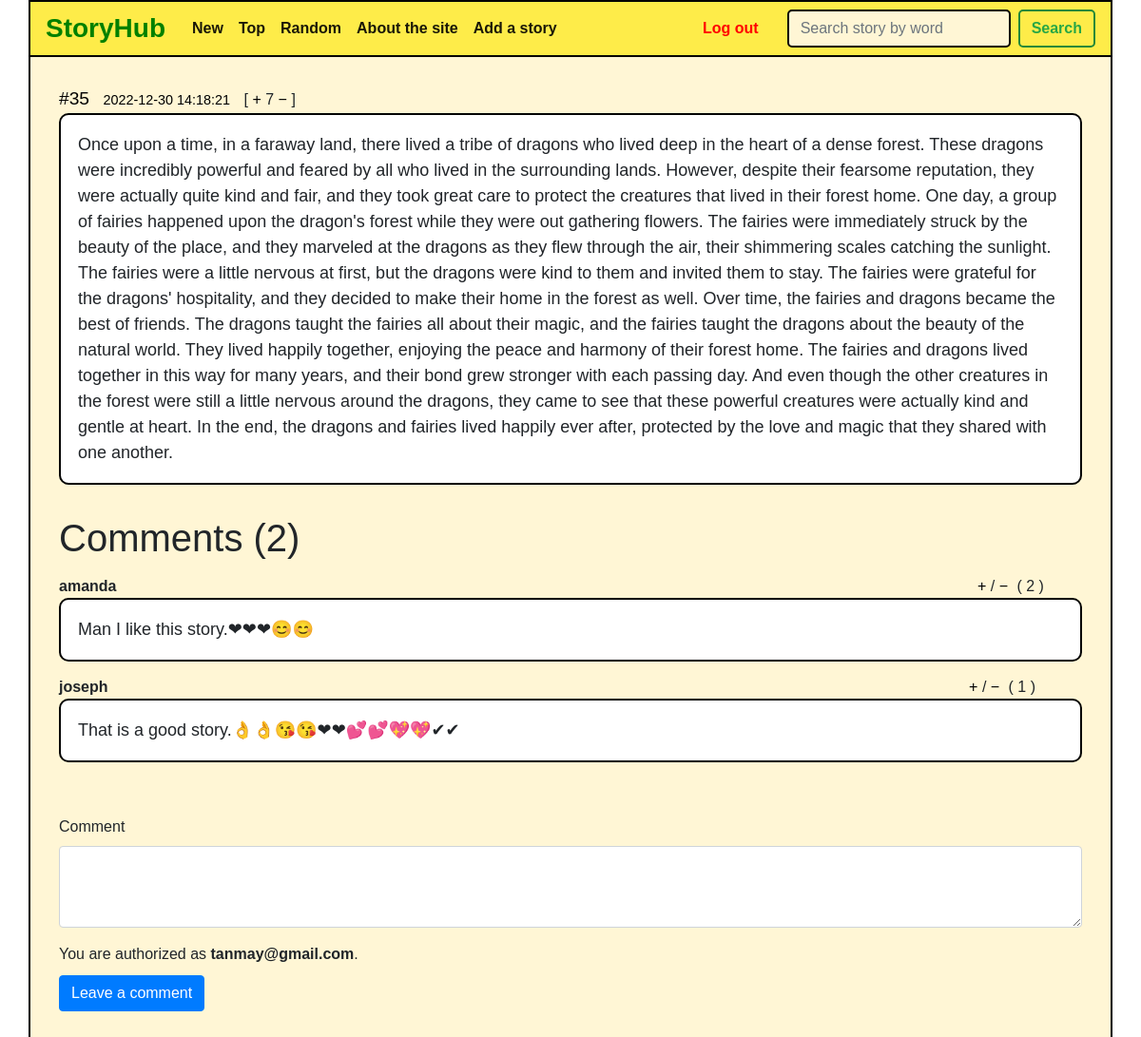
The page /post/35 (signed in) on the database its author committed.
### tables this page shows
CREATE TABLE 'stories' ('id' INTEGER PRIMARY KEY AUTOINCREMENT NOT NULL, 'text' INTEGER NOT NULL, 'datetime' INTEGER NOT NULL DEFAULT CURRENT_TIMESTAMP, 'likes' INTEGER NOT NULL DEFAULT 0 );

CREATE TABLE 'comments' ('id' INTEGER PRIMARY KEY AUTOINCREMENT NOT NULL, 'user_id' INTEGER NOT NULL, 'text' TEXT NOT NULL, 'datetime' DATETIME NOT NULL DEFAULT CURRENT_TIMESTAMP, 'likes' INTEGER NOT NULL DEFAULT 0 , 'post_id'  INTEGER NOT NULL  );

CREATE TABLE 'users' ('id' INTEGER PRIMARY KEY AUTOINCREMENT NOT NULL, 'username' TEXT NOT NULL, 'hash' TEXT NOT NULL, 'email'  TEXT NOT NULL  );

### application.py (the view)
@app.route("/post/<int:id>", methods=["GET", "POST"])
def post(id):
    message = request.form.get("message")
    if request.method == "POST" and message:
        user_id = session["user_id"]
        sql = "INSERT INTO comments (text, post_id, user_id) VALUES (:message, :post_id, :user_id)"
        db.execute(sql, message=message, post_id=id, user_id=user_id)
        return redirect("/post/{}".format(id))
    else:
        story = db.execute("SELECT * FROM stories WHERE id=:id", id=id)
        comments = db.execute("SELECT * FROM comments WHERE post_id=:id", id=id)
        print(session)
        if session.get("user_id") is None:
            username = None
        else:
            user = db.execute("SELECT username FROM users WHERE id=:id", id=session["user_id"])
            username = user[0]["username"]
        if len(comments) > 0:
            for comment in comments:
                commentator_name = db.execute("SELECT username FROM users WHERE id=:user_id", user_id=comment["user_id"])
                comment["username"] = commentator_name[0]["username"]
            com_count = len(comments)
        else:
            comments = None
            com_count = 0
        if request.method == "GET":
            error = None
        else:
            error = 1
        return render_template("post.html", story=story[0], comments=comments, com_count=com_count, username=username, error=error)

### templates/post.html (shortened to what this page needs)
{% extends "layout.html" %}
{% block body %}
<div class="view-content">
    <div class="post cit_395664">
        <span class="number"><a href="#">#{{ story['id'] }}</a></span>
        <span class="time">{{ story['datetime'] }}</span>
        <span class="post_id">
        [
        <span class="votes">
        <a class="cit_plus" href="/like/{{ story['id'] }}/post">+</a>
        </span>
        <span class="raiting">
        {{ story['likes'] }}        </span>
        <span class="votes">
        <a class="cit_minus" href="/dislike/{{ story['id'] }}/post">−</a>
        </span>
        ]
        </span>
        <div class="content">
            {{ story['text'] }}
        </div>
    </div>
</div>
<h1>Comments ({{ com_count }})</h1>
    {% if comments != None %}
    <div class="view-content">
        <div class="post cit_395664">
            {% for comment in comments %}
                <div style="margin-top:15px">
                    <strong>{{ comment['username'] }}</strong>
                    {% for i in range (47) %}
                    &#4448;
                    {% endfor %}
                    <span class="votes">
                        <a class="cit_plus" href="/com_like/{{ comment['id'] }}">+</a> / <a class="cit_minus" href="/com_dislike/{{ comment['id'] }}">−</a>
                    </span>
                    <span class="raiting" style="margin-left:5px">( {{ comment['likes'] }} )</span>
                    <div class="content">{{ comment['text'] }}</div>
                </div>
            {% endfor %}
        </div>
    </div>
    {% else %}
        <p>There are no comments for this story yet. You can be the first.</p>
    {% endif %}
        <br>
        {% if username == None %}
            <p>You are not authorized. <a href="/login">Log in</a> or <a href="/register">register</a> to leave a comment.</p>
        {% else %}
            <form action="/post/{{ story['id'] }}" method="post">
                <div class="form-group">
                    <label for="exampleFormControlTextarea1">Comment</label>
                    {% if error == None %}
                        <textarea type="text" name="message" class="form-control" id="exampleFormControlTextarea1" rows="3"></textarea>
                    {% else %}
                        <textarea type="text" name="message" class="form-control is-invalid" rows="3"></textarea>
                        <div class="invalid-feedback">Please fill this field.</div>
                    {% endif %}
                </div>
                <p style="margin-bottom:10px">You are authorized as <b>{{ username }}</b>.</p>
                <button type="submit" class="btn btn-primary">Leave a comment</button>
            </form>
        {% endif %}
{% endblock %}

### static/style.css (style rules this page uses)
* { font-family: 'DM+Sans', sans-serif; }
a, input, textarea { outline: 0 none; }
a:link, a:active { color:black; }
a, form, p, h1, h2, h3, h4 { margin: 0; padding: 0; border: none; }
.post, .post1 { margin-bottom: 2em; }
.post .number, .post1 .number { font-size: 120%; }
.post .time, .post1 .time { color: black; font: 90% Arial,sans-serif; margin: 0 10px; }
.post .content, .post1 .content { background-color: #ffff; border: 2px solid black; font-family: 'DM+Sans',sans-serif; border-radius: 10px; font-size: 100%; font-size: 18px; padding: 18px; }

### rows shown on the page
stories: id "35", datetime "2022-12-30 14:18:21", likes "7", text "Once upon a time, in a faraway land, there lived a tribe of dragons who lived deep in the heart of a dense forest. These dragons were incredibly powerful and feared by all who lived in the surrounding lands. However, despite their fearsome reputation, they were actually quite kind and fair, and they took great care to protect the creatures that lived in their forest home. One day, a group of fairies happened upon the dragon's forest while they were out gathering flowers. The fairies were immediately struck by the beauty of the place, and they marveled at the dragons as they flew through the air, their shimmering scales catching the sunlight. The fairies were a little nervous at first, but…"
comments: username "amanda", likes "2", text "Man I like this story.❤❤❤😊😊"
comments: username "joseph", likes "1", text "That is a good story.👌👌😘😘❤❤💕💕💖💖✔✔"
users: username "tanmay@gmail.com"

### other values the page prints
{{ com_count }} "2"
